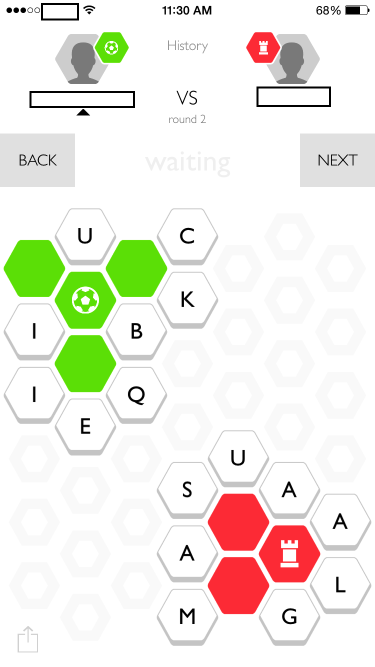
#> input picture training_data/E.png, 750 x 1334 px (shown at 1/2 size)
$ python gen_training_data.py training_data/E.png
#> lines starting #> are read from the running program, lines starting #| are printed output that depends on the picture; after the words box and inside, x2 and y2 are one past the last pixel; in counts of white or black regions, pixels touching at a corner belong together
#> further down, screenshot is the input picture: shape (1334, 750, 3); mean B, G, R 229.4, 238.7, 239.8
#!/usr/bin/env python
import cv2
import numpy as np
import sys
import matplotlib
matplotlib.use('Agg')
from matplotlib import pyplot as plt

def get_center(cnt, img):
    h,w,d = img.shape
    mask = np.zeros((h,w), np.uint8)
    cv2.drawContours(mask, [cnt], 0, 255, -1)
    m = cv2.moments(mask, True)
    return (m['m10']/m['m00'], m['m01']/m['m00'])

def decode_tiles(img):
    # Greyscale and edge detection
    gray = cv2.cvtColor(img, cv2.COLOR_RGB2GRAY)
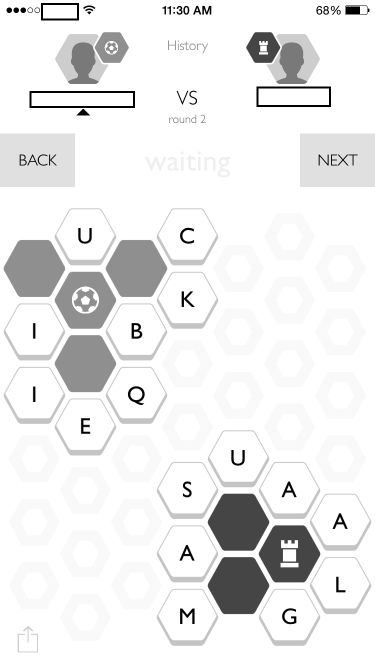
#> gray: shape (1334, 750) (shown at 1/2 size); min 0, max 255, mean 236
    bw = cv2.Canny(gray, 0, 50, 5);
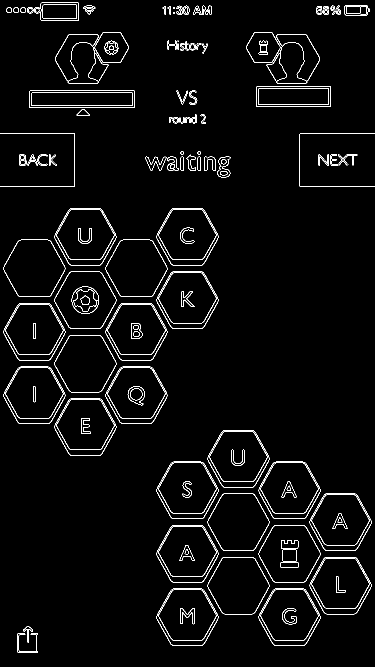
#> bw: shape (1334, 750) (shown at 1/2 size); 2.9% white in thin lines or dots

    # HACK: some thresholds for hexagon recognition
    h,w,d = img.shape
#> h = 1334; w = 750; d = 3
    img_area = h*w
#> img_area = 1000500
    hex_area = img_area / 200
#> hex_area = 5002.5
    cap_area = img_area / 2000
#> cap_area = 500.2

    hex = []

    contours, hierarchy = cv2.findContours(
        bw, cv2.RETR_EXTERNAL, cv2.CHAIN_APPROX_SIMPLE)
#> contours = 107 contours, 31 with area under 20; largest, box (x1, y1, x2, y2) and area: (313, 543, 437, 658) 10757, (109, 416, 233, 531) 10753, (313, 1177, 437, 1292) 10752, (313, 416, 437, 531) 10752, (313, 1050, 437, 1165) 10752

    # Discard contours which don't seem like large-ish hexagons
    for cnt in contours:
        # Ramer-Douglas-Peucker algorithm
        cnt_len = cv2.arcLength(cnt, True)
        cnt = cv2.approxPolyDP(cnt, 0.02*cnt_len, True)

        if (len(cnt) == 6 and \
            cv2.contourArea(cnt) > hex_area and \
            cv2.isContourConvex(cnt)):
            # more robust: check angles for regularity ~ 120 deg.
            # does not seem to be necessary
            hex.append(cnt)
#> this loop made 107 passes
#> cnt_len on passes 1 to 12: 466.3, 201, 400.2, 399.6, 400.2, 400.2, 400.2, 400.2, 400.2, 400.2, 400.2, 400.2
#> (cnt_len, cnt) on passes 27, 55, 56, 57: (48.43, [[677, 330], [685, 322], [694, 330], [686, 322]]), (116.6, [[353, 181], [365, 208], [375, 182], [364, 202]]), (487.7, [[58, 183], [59, 215], [269, 215], [268, 181]]), (377.7, [[512, 174], [513, 213], [661, 213], [660, 172]])
#> after the loop, hex = 23 contours; largest, box (x1, y1, x2, y2) and area: (109, 670, 233, 785) 10335, (314, 924, 437, 1037) 10300, (620, 1114, 743, 1228) 10296, (620, 987, 743, 1101) 10293, (7, 479, 131, 594) 10291

    # Crop and save
    for i,cnt in enumerate(hex):
        center = get_center(cnt, img)
        h,w,d = img.shape
        crop = np.zeros((h,w), np.uint8)

        # Find interior bounding rect (hack)
        # bb = cv2.boundingRect(cnt)
        # x,y,xlen,ylen
        # bb = (center[0] - 40, center[1] - 40, 60, 60)

        # In python just use slicing
        LETTERBOX_RAD = 30;
        y1 = center[1]-LETTERBOX_RAD; y2 = center[1]+LETTERBOX_RAD;
        x1 = center[0]-LETTERBOX_RAD; x2 = center[0]+LETTERBOX_RAD;
        crop = bw[y1:y2, x1:x2]

        plt.imshow(crop, interpolation='bicubic')
        plt.xticks([]), plt.yticks([]) # to hide tick values on X and Y axis
        plt.savefig('contour_%d.png' % i, bbox_inches='tight')
#> this loop made 1 pass
#> (h, w, d, center, LETTERBOX_RAD, y1, y2, x1) on pass 1: (1334, 750, 3, (579.4, 1234.9), 30, 1204.9, 1264.9, 549.4)


screenshot = cv2.imread(sys.argv[1], 1)
#> (the run stopped early here; a loop or call above may not have finished)

$ run again, on training_data/J1.png
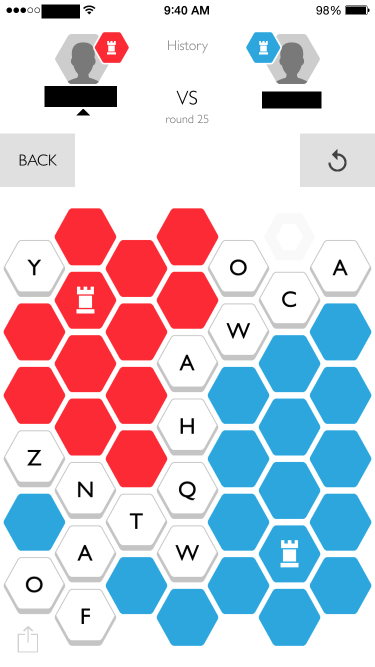
#> input picture training_data/J1.png, 750 x 1334 px (shown at 1/2 size)
#> screenshot is the input picture: shape (1334, 750, 3); mean B, G, R 213.6, 201.9, 207
#> in decode_tiles, `gray = cv2.cvtColor(img, cv2.COLOR_RGB2GRAY)`:
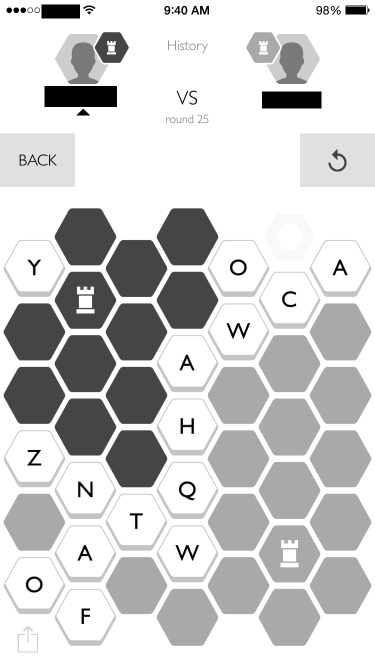
#> gray: shape (1334, 750) (shown at 1/2 size); min 0, max 255, mean 206
#> in decode_tiles, `bw = cv2.Canny(gray, 0, 50, 5);`:
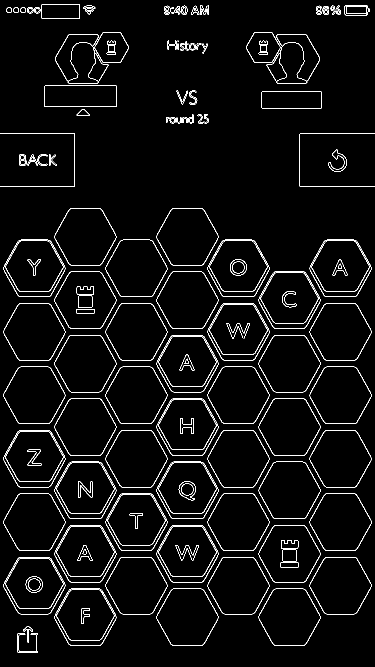
#> bw: shape (1334, 750) (shown at 1/2 size); 3.6% white in thin lines or dots
#> contours = 114 contours, 28 with area under 20; largest, box (x1, y1, x2, y2) and area: (313, 670, 437, 785) 10755, (109, 1177, 233, 1292) 10753, (211, 987, 335, 1102) 10753, (313, 1050, 437, 1165) 10752, (313, 923, 437, 1038) 10752
#> the loop in decode_tiles, `for cnt in contours:` made 114 passes
#> cnt_len on passes 1 to 8: 466.3, 201, 399.6, 399.6, 400.2, 399.6, 400.2, 400.2
#> after the loop in decode_tiles, `for cnt in contours:`: hex = 44 contours; largest, box (x1, y1, x2, y2) and area: (415, 1114, 539, 1228) 10348, (7, 1114, 131, 1228) 10348, (109, 924, 233, 1038) 10348, (619, 734, 743, 848) 10348, (313, 797, 437, 911) 10348
#> the loop in decode_tiles, `for i,cnt in enumerate(hex):` made 1 pass
#> (h, w, d, center, LETTERBOX_RAD, y1, y2, x1) on pass 1: (1334, 750, 3, (578.7, 1234.3), 30, 1204.3, 1264.3, 548.7)

$ run again, on training_data/J2.png
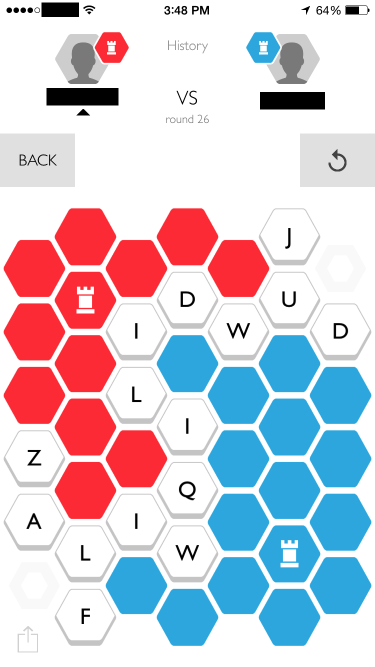
#> input picture training_data/J2.png, 750 x 1334 px (shown at 1/2 size)
#> screenshot is the input picture: shape (1334, 750, 3); mean B, G, R 214.3, 203.2, 209.5
#> in decode_tiles, `gray = cv2.cvtColor(img, cv2.COLOR_RGB2GRAY)`:
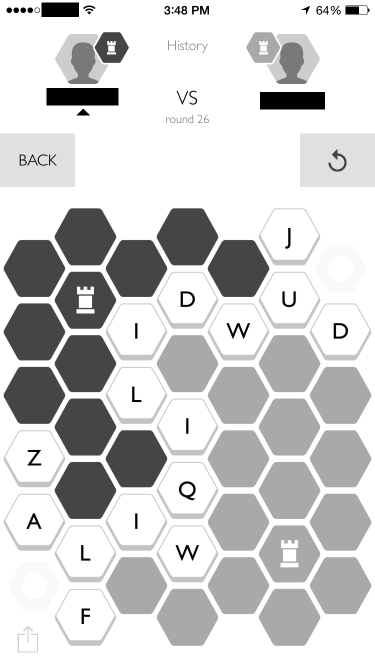
#> gray: shape (1334, 750) (shown at 1/2 size); min 0, max 255, mean 207.2
#> in decode_tiles, `bw = cv2.Canny(gray, 0, 50, 5);`:
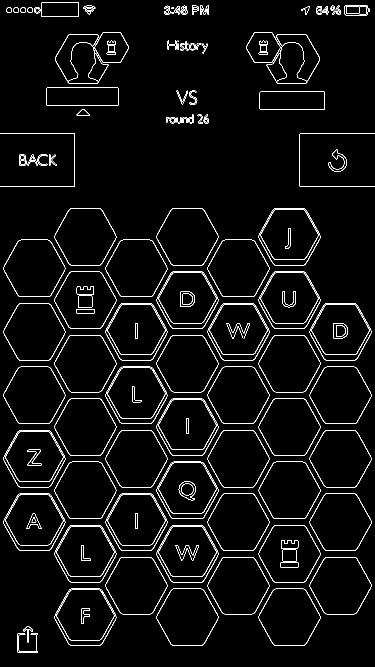
#> bw: shape (1334, 750) (shown at 1/2 size); 3.6% white in thin lines or dots
#> contours = 115 contours, 29 with area under 20; largest, box (x1, y1, x2, y2) and area: (313, 543, 437, 658) 10757, (109, 1177, 233, 1292) 10753, (211, 987, 335, 1102) 10753, (313, 1050, 437, 1165) 10752, (313, 923, 437, 1038) 10752
#> the loop in decode_tiles, `for cnt in contours:` made 115 passes
#> cnt_len on passes 1 to 8: 466.3, 201, 399.6, 399.6, 400.2, 399.6, 400.2, 400.2
#> after the loop in decode_tiles, `for cnt in contours:`: hex = 43 contours; largest, box (x1, y1, x2, y2) and area: (415, 1114, 539, 1228) 10348, (619, 734, 743, 848) 10348, (313, 797, 437, 911) 10348, (109, 670, 233, 785) 10335, (314, 924, 437, 1037) 10300
#> the loop in decode_tiles, `for i,cnt in enumerate(hex):` made 1 pass
#> (h, w, d, center, LETTERBOX_RAD, y1, y2, x1) on pass 1: (1334, 750, 3, (578.7, 1234.3), 30, 1204.3, 1264.3, 548.7)
